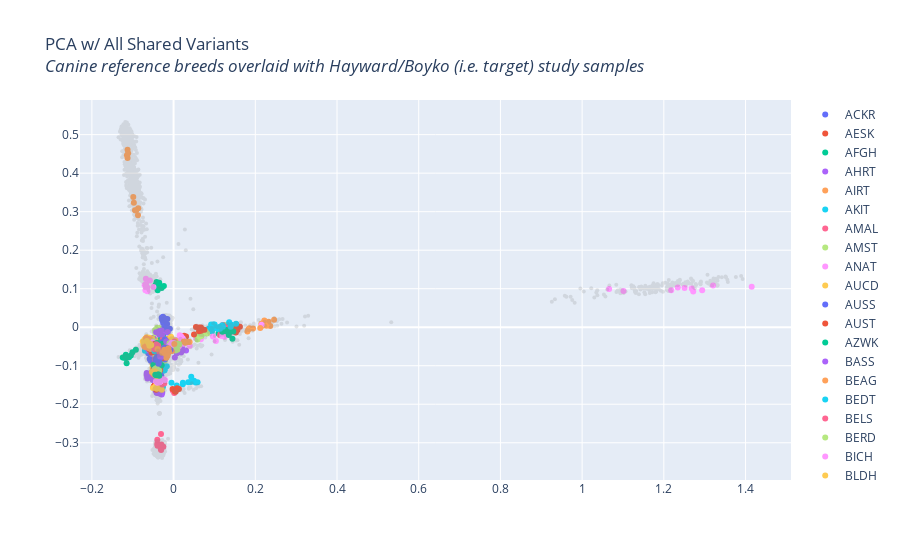

Notebook cell for this chart:
### Code cell
get_pca_plot(
    df_pca_ref_fam
    .assign(breed=lambda df: df['breed'].fillna('UNK'))
    .sort_values('source', ascending=False),
    title='PCA w/ All Shared Variants<br><i>Canine reference breeds overlaid with Hayward/Boyko (i.e. target) study samples</i>'
).show()
